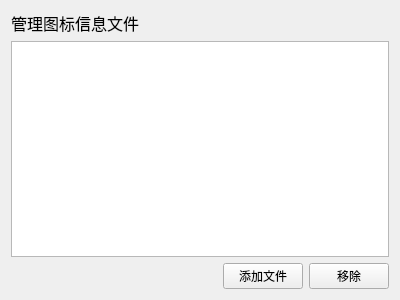
<?xml version="1.0" encoding="UTF-8"?>
<ui version="4.0">
 <class>IconInfoManage</class>
 <widget class="QWidget" name="IconInfoManage">
  <property name="geometry">
   <rect>
    <x>0</x>
    <y>0</y>
    <width>400</width>
    <height>300</height>
   </rect>
  </property>
  <property name="windowTitle">
   <string>Form</string>
  </property>
  <layout class="QVBoxLayout" name="verticalLayout">
   <item>
    <widget class="QLabel" name="label">
     <property name="font">
      <font>
       <pointsize>12</pointsize>
      </font>
     </property>
     <property name="text">
      <string>管理图标信息文件</string>
     </property>
    </widget>
   </item>
   <item>
    <widget class="QTableWidget" name="tableWidget"/>
   </item>
   <item>
    <layout class="QHBoxLayout" name="horizontalLayout">
     <item>
      <spacer name="horizontalSpacer">
       <property name="orientation">
        <enum>Qt::Horizontal</enum>
       </property>
       <property name="sizeHint" stdset="0">
        <size>
         <width>40</width>
         <height>20</height>
        </size>
       </property>
      </spacer>
     </item>
     <item>
      <widget class="QPushButton" name="add_btn">
       <property name="text">
        <string>添加文件</string>
       </property>
      </widget>
     </item>
     <item>
      <widget class="QPushButton" name="remove_btn">
       <property name="text">
        <string>移除</string>
       </property>
      </widget>
     </item>
    </layout>
   </item>
  </layout>
 </widget>
 <resources/>
 <connections/>
</ui>
